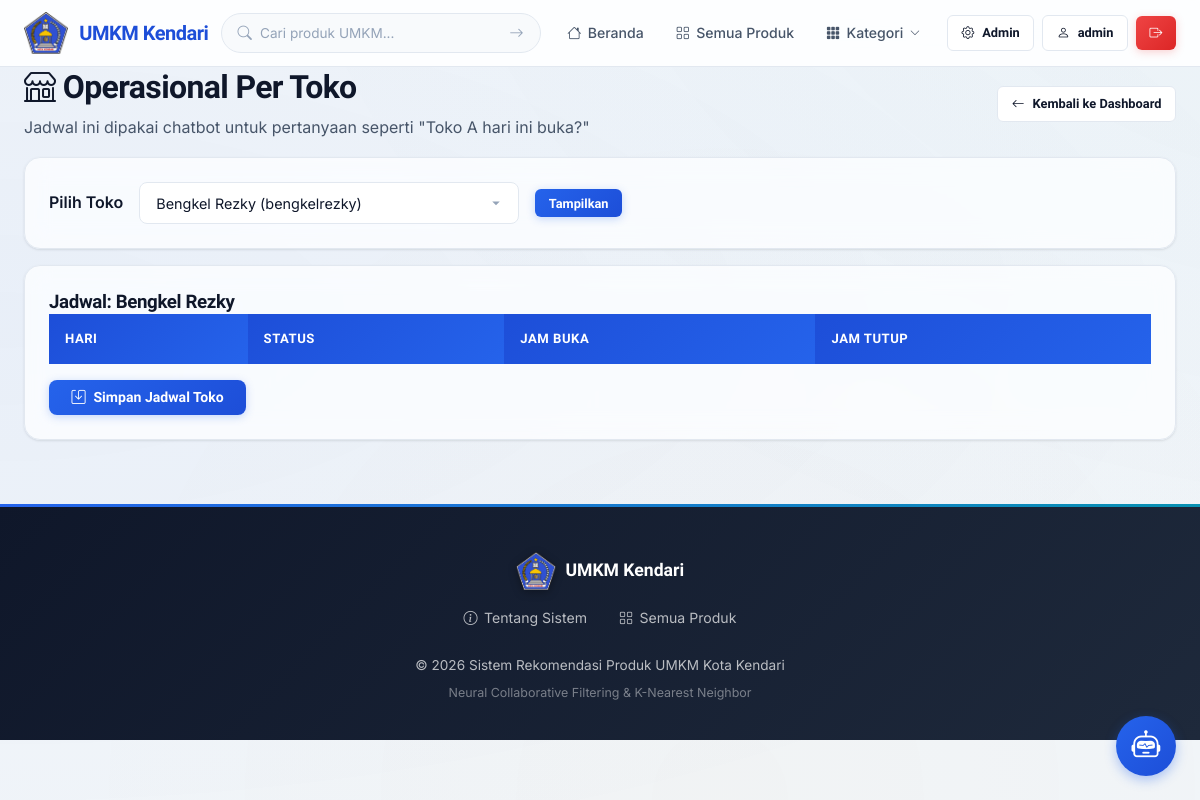
Page /admin/operasional/seller (signed in) on the earlier database version.
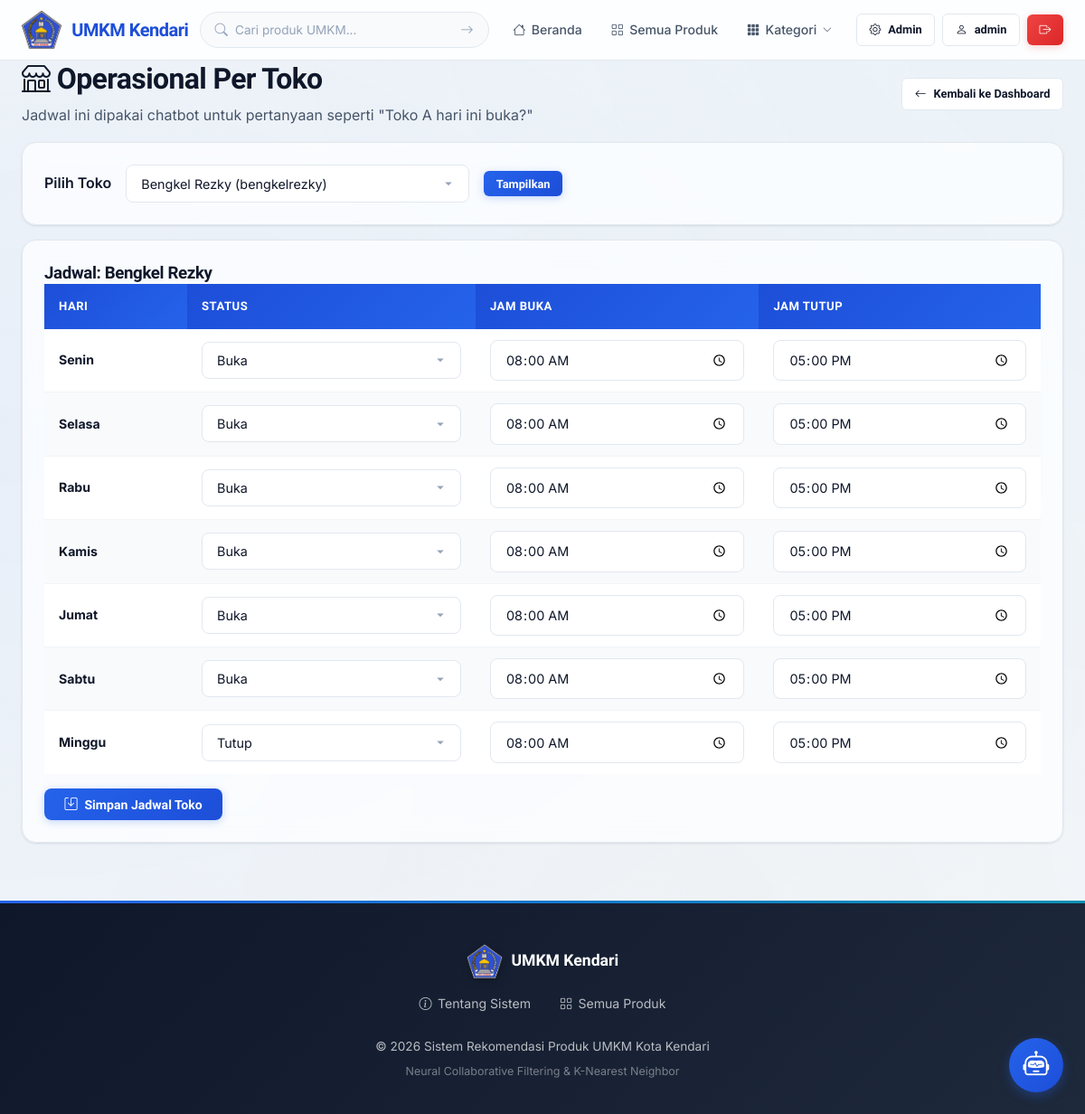
Same page on the later database version.
### tables this page shows
CREATE TABLE users (
            id INTEGER PRIMARY KEY AUTOINCREMENT,
            username TEXT UNIQUE NOT NULL,
            email TEXT UNIQUE NOT NULL,
            password_hash TEXT NOT NULL,
            role TEXT NOT NULL DEFAULT 'buyer' CHECK(role IN ('admin','seller','buyer')),
            nama_lengkap TEXT NOT NULL,
            alamat TEXT DEFAULT '',
            no_telepon TEXT DEFAULT '',
            created_at TIMESTAMP DEFAULT CURRENT_TIMESTAMP
        );

CREATE TABLE seller_operasional (
            id INTEGER PRIMARY KEY AUTOINCREMENT,
            seller_id INTEGER NOT NULL,
            hari_index INTEGER NOT NULL CHECK(hari_index >= 0 AND hari_index <= 6),
            hari_nama TEXT NOT NULL,
            buka_jam TEXT NOT NULL DEFAULT '08:00',
            tutup_jam TEXT NOT NULL DEFAULT '17:00',
            is_open INTEGER NOT NULL DEFAULT 1 CHECK(is_open IN (0, 1)),
            FOREIGN KEY (seller_id) REFERENCES users(id) ON DELETE CASCADE,
            UNIQUE(seller_id, hari_index)
        );

### routes/admin.py (the view, shortened to what this page needs)
@admin_bp.route('/operasional/seller', methods=['GET', 'POST'])
@admin_required
def kelola_operasional_seller():
    from models.database import get_db
    db = get_db()
    sellers = db.execute(
        "SELECT id, username, nama_lengkap FROM users WHERE role = 'seller' ORDER BY nama_lengkap ASC"
    ).fetchall()
    if not sellers:
        flash('Belum ada akun seller.', 'warning')
        return redirect(url_for('admin.dashboard'))
    selected_seller_id = request.args.get('seller_id', type=int) or sellers[0]['id']
    rows = db.execute(
        '''
        SELECT hari_index, hari_nama, buka_jam, tutup_jam, is_open
        FROM seller_operasional
        WHERE seller_id = ?
        ORDER BY hari_index ASC
        ''',
        (selected_seller_id,)
    ).fetchall()
    schedule = [dict(row) for row in rows]
    selected_seller = next((dict(s) for s in sellers if s['id'] == selected_seller_id), dict(sellers[0]))
    kategori_list = Kategori.get_all()
    return render_template(
        'admin/operasional_seller.html',
        sellers=[dict(s) for s in sellers],
        selected_seller=selected_seller,
        schedule=schedule,
        kategori_list=kategori_list
    )

### models/database.py (called while the page is built)
def get_db():
    from flask import g
    if 'db' not in g:
        g.db = sqlite3.connect(DATABASE)
        g.db.row_factory = sqlite3.Row
        g.db.execute("PRAGMA foreign_keys = ON")
    return g.db

### models/kategori.py (called while the page is built)
    @staticmethod
    def get_all():
        db = get_db()
        rows = db.execute('SELECT * FROM kategori ORDER BY nama').fetchall()
        return [Kategori(**dict(row)) for row in rows]

### models/user.py (called while the page is built)
    @staticmethod
    def get_by_id(user_id):
        db = get_db()
        row = db.execute('SELECT * FROM users WHERE id = ?', (user_id,)).fetchone()
        if row:
            return User(**dict(row))
        return None

### routes/admin.py (called while the page is built)
def admin_required(f):
    @wraps(f)
    @login_required
    def decorated_function(*args, **kwargs):
        if current_user.role != 'admin':
            flash('Akses ditolak. Anda bukan admin.', 'danger')
            return redirect(url_for('main.index'))
        return f(*args, **kwargs)
    return decorated_function

### templates/admin/operasional_seller.html (shortened to what this page needs)
{% extends "base.html" %}
{% block content %}
<div class="container">
    <div class="d-flex justify-between align-center" style="margin-bottom: 1rem;">
        <div>
            <h1 style="margin:0;"><i class="bi bi-shop"></i> Operasional Per Toko</h1>
            <p style="margin:0.35rem 0 0; color: var(--text-secondary);">
                Jadwal ini dipakai chatbot untuk pertanyaan seperti "Toko A hari ini buka?"
            </p>
        </div>
        <a href="{{ url_for('admin.dashboard') }}" class="btn btn-secondary btn-sm">
            <i class="bi bi-arrow-left"></i> Kembali ke Dashboard
        </a>
    </div>
    <div class="glass-card" style="margin-bottom: 1rem;">
        <form method="GET" class="d-flex gap-2 align-center">
            <label for="seller_id" style="font-weight: 600;">Pilih Toko</label>
            <select id="seller_id" name="seller_id" class="form-control" style="max-width: 380px;">
                {% for seller in sellers %}
                <option value="{{ seller.id }}" {% if seller.id == selected_seller.id %}selected{% endif %}>
                    {{ seller.nama_lengkap }} ({{ seller.username }})
                </option>
                {% endfor %}
            </select>
            <button type="submit" class="btn btn-primary btn-sm">Tampilkan</button>
        </form>
    </div>
    <div class="glass-card">
        <h3 style="margin-top: 0;">Jadwal: {{ selected_seller.nama_lengkap }}</h3>
        <form method="POST">
            <div class="table-responsive">
                <table class="table">
                    <thead>
                        <tr>
                            <th>Hari</th>
                            <th>Status</th>
                            <th>Jam Buka</th>
                            <th>Jam Tutup</th>
                        </tr>
                    </thead>
                    <tbody>
                        {% for d in schedule %}
                        <tr>
                            <td><strong>{{ d.hari_nama }}</strong></td>
                            <td style="min-width: 170px;">
                                <select name="is_open_{{ d.hari_index }}" class="form-control">
                                    <option value="1" {% if d.is_open == 1 %}selected{% endif %}>Buka</option>
                                    <option value="0" {% if d.is_open == 0 %}selected{% endif %}>Tutup</option>
                                </select>
                            </td>
                            <td><input type="time" name="buka_jam_{{ d.hari_index }}" value="{{ d.buka_jam }}" class="form-control"></td>
                            <td><input type="time" name="tutup_jam_{{ d.hari_index }}" value="{{ d.tutup_jam }}" class="form-control"></td>
                        </tr>
                        {% endfor %}
                    </tbody>
                </table>
            </div>
            <div class="d-flex justify-end" style="margin-top: 1rem;">
                <button type="submit" class="btn btn-primary">
                    <i class="bi bi-save"></i> Simpan Jadwal Toko
                </button>
            </div>
        </form>
    </div>
</div>
{% endblock %}

### templates/base.html (shortened to what this page needs)
<!DOCTYPE html>
<html lang="id">
<head>
    <link rel="stylesheet" href="{{ url_for('static', filename='css/style.css') }}">
    <link rel="stylesheet" href="https://cdn.jsdelivr.net/npm/bootstrap-icons@1.11.3/font/bootstrap-icons.min.css">
    <link rel="stylesheet" href="https://cdn.jsdelivr.net/npm/sweetalert2@11/dist/sweetalert2.min.css">
</head>
<body>
    <nav class="navbar" id="mainNav">
        <div class="container">
            <a href="{{ url_for('main.index') }}" class="navbar-brand" style="display: flex; align-items: center; gap: 0.7rem; text-decoration: none;">
                <img src="{{ url_for('static', filename='logo.png') }}" alt="Logo Kota Kendari" style="height: 42px; width: auto; object-fit: contain;">
                <span>UMKM Kendari</span>
            </a>
            <form action="{{ url_for('main.search') }}" method="GET" class="nav-search">
                <i class="bi bi-search"></i>
                <input type="text" name="q" placeholder="Cari produk UMKM..." value="{{ request.args.get('q', '') }}">
                <button type="submit"><i class="bi bi-arrow-right"></i></button>
            </form>
            <ul class="navbar-nav">
                <li><a href="{{ url_for('main.index') }}" class="nav-link {% if request.endpoint == 'main.index' %}active{% endif %}"><i class="bi bi-house"></i> Beranda</a></li>
                <li><a href="{{ url_for('main.list_produk') }}" class="nav-link {% if request.endpoint == 'main.list_produk' and not request.args.get('kategori') %}active{% endif %}"><i class="bi bi-grid"></i> Semua Produk</a></li>
                {% if kategori_list %}
                <li class="nav-dropdown">
                    <button class="nav-link nav-dropdown-toggle" id="kategoriDropdownBtn" aria-expanded="false">
                        <i class="bi bi-grid-3x3-gap-fill"></i> Kategori
                        <i class="bi bi-chevron-down nav-dropdown-chevron"></i>
                    </button>
                </li>
                {% endif %}
            </ul>
            <div class="nav-auth">
                {% if current_user.is_authenticated %}
                    {% if current_user.role == 'admin' %}
                        <a href="{{ url_for('admin.dashboard') }}" class="btn btn-sm btn-secondary"><i class="bi bi-gear"></i> Admin</a>
                    {% elif current_user.role == 'seller' %}
                        <a href="{{ url_for('seller.dashboard') }}" class="btn btn-sm btn-secondary"><i class="bi bi-box"></i> Toko Saya</a>
                    {% endif %}
                    <a href="{{ url_for('main.profil') }}" class="btn btn-sm btn-secondary"><i class="bi bi-person"></i> {{ current_user.username }}</a>
                    <a href="{{ url_for('auth.logout') }}" class="btn btn-sm btn-danger"><i class="bi bi-box-arrow-right"></i></a>
                {% else %}
                    <a href="{{ url_for('auth.login') }}" class="btn btn-sm btn-secondary">Masuk</a>
                    <a href="{{ url_for('auth.register') }}" class="btn btn-sm btn-primary">Daftar</a>
                {% endif %}
            </div>
        </div>
    </nav>
    <main>
        {% block content %}{% endblock %}
    </main>
    <footer class="footer">
        <div class="container">
            <div class="footer-brand" style="display: flex; align-items: center; justify-content: center; gap: 0.6rem; margin-bottom: 1rem;">
                <img src="{{ url_for('static', filename='logo.png') }}" alt="Logo Kota Kendari" style="height: 38px; width: auto; object-fit: contain; filter: drop-shadow(0 2px 4px rgba(0,0,0,0.3));">
                <span>UMKM Kendari</span>
            </div>
            <div class="footer-links">
                <a href="{{ url_for('main.tentang') }}"><i class="bi bi-info-circle"></i> Tentang Sistem</a>
                <a href="{{ url_for('main.list_produk') }}"><i class="bi bi-grid"></i> Semua Produk</a>
            </div>
            <p>&copy; 2026 Sistem Rekomendasi Produk UMKM Kota Kendari</p>
            <p style="margin-top: 0.3rem; font-size: 0.78rem; opacity: 0.6;">Neural Collaborative Filtering & K-Nearest Neighbor</p>
        </div>
    </footer>
    {% include "partials/chatbot_widget.html" %}
</body>
</html>

### templates/partials/chatbot_widget.html (shortened to what this page needs)
<div class="chatbot-widget-container">
    <button class="chatbot-fab" id="chatbotFab" title="Buka Chat Asisten">
        <i class="bi bi-robot"></i>
    </button>
</div>

### templates/partials/chatbot_widget.html (style rules this page uses)
.chatbot-widget-container { position: fixed; bottom: 24px; right: 24px; z-index: 9999; }
.chatbot-fab { width: 60px; height: 60px; border-radius: 50%; background: linear-gradient(135deg, var(--primary), var(--primary-dark)); color: white; border: none; box-shadow: 0 4px 12px rgba(37,99,235,0.35); font-size: 1.8rem; cursor: pointer; transition: transform 0.3s cubic-bezier(0.175, 0.885, 0.32, 1.275), box-shadow 0.3s ease; display: flex; align-items: center; justify-content: center; }

Differences in the rows shown:
added seller_operasional: hari_nama "Senin", is_open+hari_index "Buka", buka_jam "08:00", tutup_jam "17:00"
added seller_operasional: hari_nama "Selasa", is_open+hari_index "Buka", buka_jam "08:00", tutup_jam "17:00"
added seller_operasional: hari_nama "Rabu", is_open+hari_index "Buka", buka_jam "08:00", tutup_jam "17:00"
added seller_operasional: hari_nama "Kamis", is_open+hari_index "Buka", buka_jam "08:00", tutup_jam "17:00"
added seller_operasional: hari_nama "Jumat", is_open+hari_index "Buka", buka_jam "08:00", tutup_jam "17:00"
added seller_operasional: hari_nama "Sabtu", is_open+hari_index "Buka", buka_jam "08:00", tutup_jam "17:00"
added seller_operasional: hari_nama "Minggu", is_open+hari_index "Tutup", buka_jam "08:00", tutup_jam "17:00"
